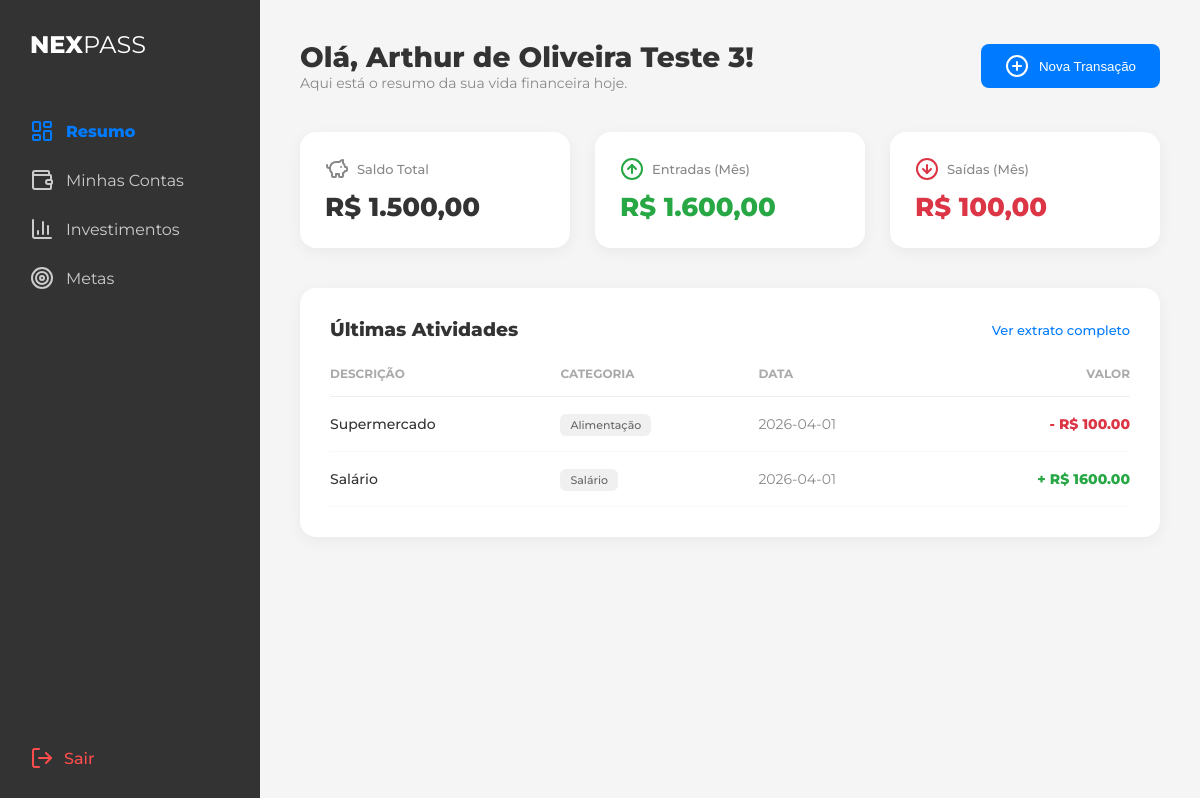
/dashboard (signed in), run on the app's committed database.
### tables this page shows
CREATE TABLE transacoes (
                    id INTEGER PRIMARY KEY AUTOINCREMENT, usuario_id INTEGER, 
                    descricao TEXT, valor REAL, tipo TEXT, categoria TEXT, data TEXT);

### app.py (the view)
@app.route('/dashboard')
def dashboard():
    if 'user_id' not in session: return redirect(url_for('login'))
    user_id = session['user_id']
    conn = get_db_connection()
    transacoes = conn.execute('SELECT * FROM transacoes WHERE usuario_id = ? ORDER BY data DESC', (user_id,)).fetchall()
    ent = conn.execute('SELECT SUM(valor) FROM transacoes WHERE usuario_id=? AND tipo="receita"', (user_id,)).fetchone()[0] or 0
    sai = conn.execute('SELECT SUM(valor) FROM transacoes WHERE usuario_id=? AND tipo="despesa"', (user_id,)).fetchone()[0] or 0
    conn.close()
    info = {"nome": session['user_nome'], "saldo": format_brl(ent-sai), "entradas": format_brl(ent), "saidas": format_brl(sai)}
    return render_template('dashboard.html', info=info, transacoes=transacoes)

### app.py (called while the page is built)
def format_brl(value):
    return f"R$ {value:,.2f}".replace(",", "X").replace(".", ",").replace("X", ".")

def get_db_connection():
    conn = sqlite3.connect('nexpass.db')
    conn.row_factory = sqlite3.Row
    return conn

### templates/dashboard.html (shortened to what this page needs)
<!DOCTYPE html>
<html lang="pt-br">
<head>
    <link rel="stylesheet" href="{{ url_for('static', filename='css/style.css') }}">
</head>
<body>
    <div class="dashboard-container">
        <aside class="sidebar">
            <div class="logo"><strong>NEX</strong>PASS</div>
            <nav style="margin-top: 60px; display: flex; flex-direction: column; gap: 25px;">
                <a href="/dashboard" style="color: #007BFF; text-decoration: none; font-weight: 800; display: flex; align-items: center; gap: 12px;">
                    <i data-lucide="layout-dashboard" size="20"></i> Resumo
                </a>
                <a href="#" style="color: #ccc; text-decoration: none; display: flex; align-items: center; gap: 12px;">
                    <i data-lucide="wallet" size="20"></i> Minhas Contas
                </a>
                <a href="#" style="color: #ccc; text-decoration: none; display: flex; align-items: center; gap: 12px;">
                    <i data-lucide="bar-chart-3" size="20"></i> Investimentos
                </a>
                <a href="#" style="color: #ccc; text-decoration: none; display: flex; align-items: center; gap: 12px;">
                    <i data-lucide="target" size="20"></i> Metas
                </a>
            </nav>
            <a href="/logout" class="logout-link">
                <i data-lucide="log-out" size="20"></i> Sair
            </a>
        </aside>
        <main class="main-content">
            <header class="header-dash">
                <div>
                    <h1 style="font-weight: 800; font-size: 28px; color: #333;">Olá, {{ info.nome }}!</h1>
                    <p style="color: #888; font-size: 14px;">Aqui está o resumo da sua vida financeira hoje.</p>
                </div>
                <button onclick="toggleModal()" class="btn-primary" style="display: flex; align-items: center; gap: 10px; border: none; cursor: pointer;">
                    <i data-lucide="plus-circle" size="18"></i> Nova Transação
                </button>
            </header>
            <div class="stats-grid">
                <div class="stat-card">
                    <h4><i data-lucide="piggy-bank" size="16"></i> Saldo Total</h4>
                    <div class="value">{{ info.saldo }}</div>
                </div>
                <div class="stat-card">
                    <h4><i data-lucide="arrow-up-circle" size="16" style="color: #28a745;"></i> Entradas (Mês)</h4>
                    <div class="value" style="color: #28a745;">{{ info.entradas }}</div>
                </div>
                <div class="stat-card">
                    <h4><i data-lucide="arrow-down-circle" size="16" style="color: #dc3545;"></i> Saídas (Mês)</h4>
                    <div class="value" style="color: #dc3545;">{{ info.saidas }}</div>
                </div>
            </div>
            <section class="activity-section">
                <div class="activity-header">
                    <h3 style="font-weight: 800; color: #333;">Últimas Atividades</h3>
                    <a href="#" style="color: #007BFF; font-size: 13px; text-decoration: none; font-weight: 500;">Ver extrato completo</a>
                </div>
                <table>
                    <thead>
                        <tr>
                            <th>Descrição</th>
                            <th>Categoria</th>
                            <th>Data</th>
                            <th style="text-align: right;">Valor</th>
                        </tr>
                    </thead>
                    <tbody>
                        {% for t in transacoes %}
                        <tr>
                            <td style="font-weight: 500;">{{ t.descricao }}</td>
                            <td><span class="badge">{{ t.categoria }}</span></td>
                            <td style="color: #888;">{{ t.data }}</td>
                            <td class="{% if t.tipo == 'despesa' %}val-neg{% else %}val-pos{% endif %}" style="text-align: right;">
                                {% if t.tipo == 'despesa' %}-{% else %}+{% endif %} R$ {{ "%.2f"|format(t.valor) }}
                            </td>
                        </tr>
                        {% else %}
                        <tr>
                            <td colspan="4" style="text-align: center; color: #aaa; padding: 30px;">
                                Nenhuma transação cadastrada. Clique em "Nova Transação" para começar.
                            </td>
                        </tr>
                        {% endfor %}
                    </tbody>
                </table>
            </section>
        </main>
    </div>
</body>
</html>

### static/css/style.css (style rules this page uses)
:root { --blue-primary: #007BFF; --blue-hover: #0056B3; --text-dark: #333333; --bg-light: #F5F5F5; --white: #FFFFFF; }
* { margin: 0; padding: 0; box-sizing: border-box; }
body { font-family: 'Montserrat', sans-serif; background-color: var(--bg-light); color: var(--text-dark); }
.logo { font-size: 24px; font-weight: 400; }
.logo strong { font-weight: 800; }
.btn-primary { background-color: var(--blue-primary); color: var(--white); padding: 10px 24px; border-radius: 8px; text-decoration: none; font-weight: 500; transition: background-color 0.3s; }
html { scroll-behavior: smooth; }

### templates/dashboard.html (style rules this page uses)
body { background-color: #F5F5F5; margin: 0; }
.dashboard-container { display: flex; min-height: 100vh; }
.sidebar { width: 260px; background-color: #333333; color: white; padding: 30px; display: flex; flex-direction: column; }
.main-content { flex: 1; padding: 40px; overflow-y: auto; }
.header-dash { display: flex; justify-content: space-between; align-items: center; margin-bottom: 40px; }
.stats-grid { display: grid; grid-template-columns: repeat(3, 1fr); gap: 25px; }
.stat-card { background: white; padding: 25px; border-radius: 16px; box-shadow: 0 4px 15px rgba(0,0,0,0.05); transition: transform 0.3s; }
.stat-card h4 { color: #888; font-size: 13px; font-weight: 500; margin-bottom: 10px; display: flex; align-items: center; gap: 8px; }
.stat-card .value { font-size: 26px; font-weight: 800; color: #333; }
.activity-section { background: white; margin-top: 40px; border-radius: 16px; padding: 30px; box-shadow: 0 4px 15px rgba(0,0,0,0.05); }
.activity-header { display: flex; justify-content: space-between; align-items: center; margin-bottom: 25px; }
table { width: 100%; border-collapse: collapse; }
th { text-align: left; color: #aaa; font-size: 12px; text-transform: uppercase; padding-bottom: 15px; border-bottom: 1px solid #eee; }
td { padding: 18px 0; border-bottom: 1px solid #f9f9f9; font-size: 14px; }
.val-neg { color: #dc3545; font-weight: 800; }
.val-pos { color: #28a745; font-weight: 800; }
.badge { background: #f0f0f0; color: #666; padding: 4px 10px; border-radius: 6px; font-size: 11px; font-weight: 500; }
.logout-link { margin-top: auto; color: #ff4d4d; text-decoration: none; font-weight: 500; display: flex; align-items: center; gap: 10px; }

### data on the page
transacoes: descricao "Supermercado", categoria "Alimentação", data "2026-04-01", valor "100.00"
transacoes: descricao "Salário", categoria "Salário", data "2026-04-01", valor "1600.00"

### other printed values
{{ info.nome }} "Arthur de Oliveira Teste 3"
{{ info.saldo }} "R$ 1.500,00"
{{ info.entradas }} "R$ 1.600,00"
{{ info.saidas }} "R$ 100,00"
